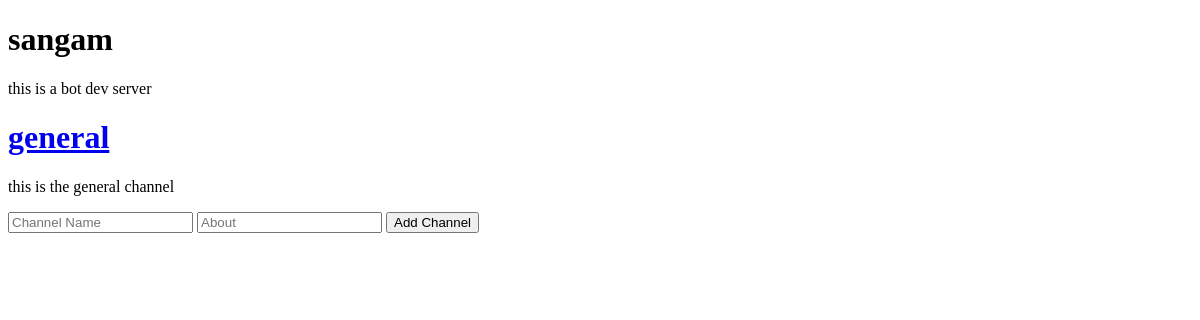
Page /server/1 (signed in) on the earlier database version.
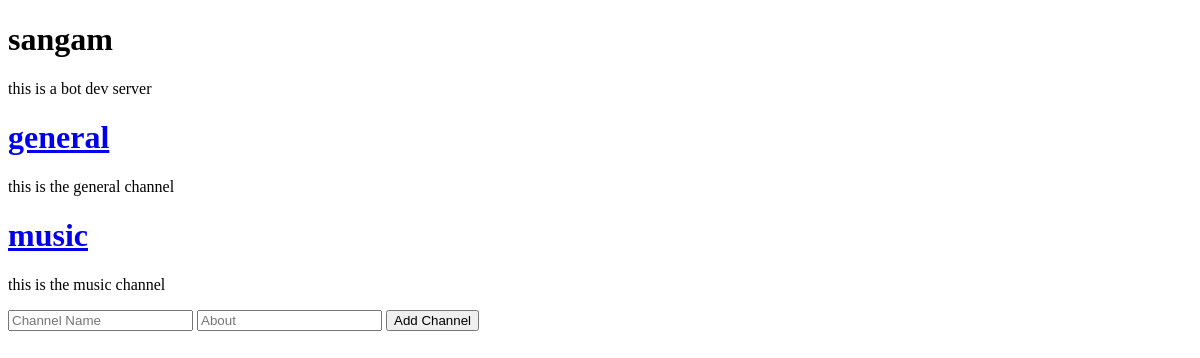
Same page on the later database version.
### main.py (models this page shows)
class Server(db.Model):
    id = db.Column(db.Integer, primary_key=True)
    name = db.Column(db.String(80))
    about = db.Column(db.String(120))
    owner = db.Column(db.Integer)

class Channel(db.Model):
    id = db.Column(db.Integer, primary_key=True)
    server_id = db.Column(db.Integer)
    name = db.Column(db.String(80))
    about = db.Column(db.String(120))

### main.py (the view)
@app.route('/server/<int:id>')
@login_required
def server(id):
    server = Server.query.filter_by(id=id).first()
    if server:
        channel = Channel.query.filter_by(server_id=id).all()
        if channel:
            return render_template('server.html', server=server, channel=channel)
        else:
            channel = None
            return render_template('server.html', server=server, channel=channel)
    else:
        return 'Server not found'

### main.py (called while the page is built)
@login_manager.user_loader
def load_user(id):
    return User.query.get(int(id))

### templates/server.html (shortened to what this page needs)
<!DOCTYPE html>
<html lang="en">
<head>
</head>
<body>
    <h1>{{server.name}}</h1>
    <p>{{server.about}}</p>
    {% if channel == None %}
        <p>No channel selected</p>
    {% else %}
        {% for c in channel %}
            <h1><a href="/server/{{server.id}}/channel/{{c.id}}">{{c.name}}</a></h1>
            <p>{{c.about}}</p>
        {% endfor %}
    {% endif %}
    <form action="/add_channel/{{server.id}}" method="POST">
        <input type="text" name="channel" placeholder="Channel Name">
        <input type="text" name="about" placeholder="About">
        <input type="submit" value="Add Channel">
    </form>
</body>
</html>

Differences in the rows shown:
added Channel: name "music", about "this is the music channel"
